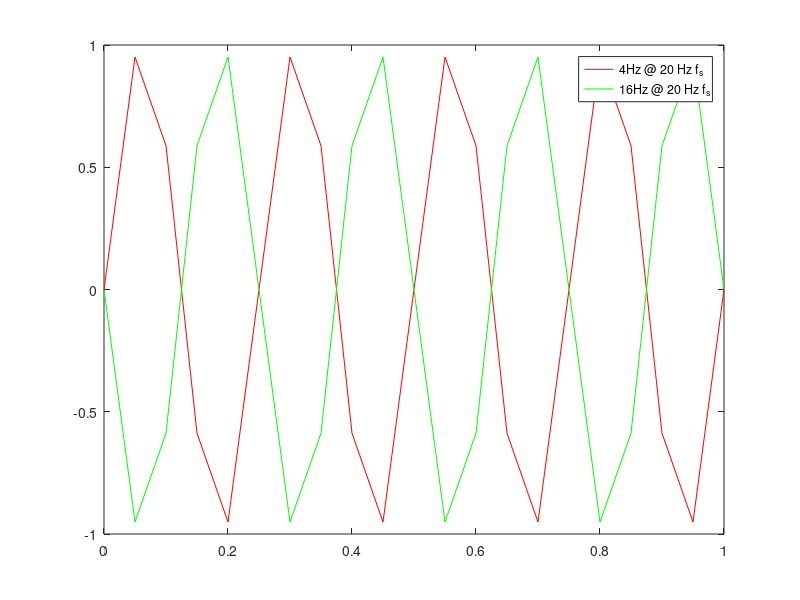

Source code (MATLAB):
clc;clear all;close all;

t = [0:0.05:1];                 %20Hz sampling , t -> impulse train
sin_4 = sin(2*pi*4*t);          %4Hz sine wave
sin_16 = sin(2*pi*16*t);        %16Hz sine wave

plot(t, sin_4,'r');
hold on;
plot(t, sin_16,'g');

legend({'4Hz @ 20 Hz f_s', '16Hz @ 20 Hz f_s'})